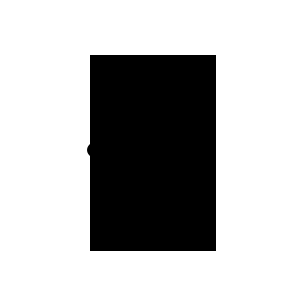
Frame 1 (no input)
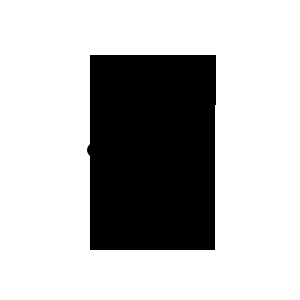
Frame 60 (the mouse pressed at the canvas centre just before this capture)
Frame 120 (the mouse held since frame 60 and released just before this capture): identical to frame 60, image omitted

The Processing sketch that drew these frames (run headless with seeded random() and noise(); from frame 60 on, the mouse is pressed at the canvas centre):

// Processing sketch: processing_140799
// ── processing_140799.pde

//declare global variables

float eyeSize;
float pupilSize;
float mouthSize;
int noseWidth = -5;
int noseLength = 7;
int rightearSize = 20;
int leftearSize = 20;
int leftbrowUp = 20;
int rightbrowUp = 20;
float faceColor [] = {0,255,0,255,0,255};
float faceColorR =0;
float faceColorG =0;
float faceColorB =0;
float earColor [] = {0,255,0,255,0,255};
float earColorR =0;
float earColorG =0;
float earColorB =0;
float hairColor [] = {0,255,0,255,0,255};
float hairColorR =0;
float hairColorG =0;
float hairColorB =0;
float browColor [] = {0,255,0,255,0,255};
float browColorR =0;
float browColorG =0;
float browColorB =0;
float noseColor [] = {0,255,0,255,0,255};
float noseColorR =0;
float noseColorG =0;
float noseColorB =0;
float pupilColor [] = {0,255,0,255,0,255};
float pupilColorR =0;
float pupilColorG =0;
float pupilColorB =0;
float eyeColor [] = {0,255,0,255,0,255};
float eyeColorR =0;
float eyeColorG =0;
float eyeColorB =0;


boolean clicked = false;

//runs once
void setup(){
  size(300,300);
  background(255,255,255);
}
void keyPressed() {
  clicked =! clicked;

if (clicked == false){
  eyeColorR = random (eyeColor[0], eyeColor[1]);
  eyeColorG = random (eyeColor[2], eyeColor[3]);
  eyeColorB = random (eyeColor[4], eyeColor[5]);
  pupilColorR = random (pupilColor[0], pupilColor[1]);
  pupilColorG = random (pupilColor[2], pupilColor[3]);
  pupilColorB = random (pupilColor[4], pupilColor[5]);
  noseColorR = random (noseColor[0], noseColor[1]);
  noseColorG = random (noseColor[2], noseColor[3]);
  noseColorB = random (noseColor[4], noseColor[5]);
  browColorR = random (browColor[0], browColor[1]);
  browColorG = random (browColor[2], browColor[3]);
  browColorB = random (browColor[4], browColor[5]);
  hairColorR = random (hairColor[0], hairColor[1]);
  hairColorG = random (hairColor[2], hairColor[3]);
  hairColorB = random (hairColor[4], hairColor[5]);
  faceColorR = random (faceColor[0], faceColor[1]);
  faceColorG = random (faceColor[2], faceColor[3]);
  faceColorB = random (faceColor[4], faceColor[5]);
  earColorR = random (faceColor[0], faceColor[1]);
  earColorG = random (faceColor[2], faceColor[3]);
  earColorB = random (faceColor[4], faceColor[5]);
  eyeSize = random (5,40);
  pupilSize = random (5,15);
  mouthSize = random (15,50);
  noseWidth = -10;
  noseLength = 7;
  rightearSize = 40;
  leftearSize = 40;
  leftbrowUp = 50;
  rightbrowUp = 50;}
if (clicked == true){
  eyeSize = 30;
  pupilSize = 15;
  mouthSize = 40;
  noseWidth = -5;
  noseLength = 9;
  rightearSize = 20;
  leftearSize = 20;
  leftbrowUp = 20;
  rightbrowUp = 20;}
}
    
 //runs forever

void draw(){
  background(255,255,255);
  translate(150,150);
//hair2
pushMatrix();
translate(-60,-50);
fill(hairColorR,hairColorG,hairColorB);
rect(0,0,125,150);
popMatrix();
//face
noStroke();
fill(faceColorR,faceColorG,faceColorB);
ellipse(0,0,100,150);
//right ear
pushMatrix();
translate(48,0);
fill(earColorR,earColorG,earColorB);
ellipse(0, 0, 30, rightearSize);
popMatrix();
//left ear
pushMatrix();
translate(-48,0);
fill(earColorR,earColorG,earColorB);
ellipse(0, 0, 30, leftearSize);
popMatrix();
//left eye
fill(eyeColorR,eyeColorG,eyeColorB);
ellipse(25,-25,eyeSize,eyeSize);
//left pupil
fill(pupilColorR,pupilColorG,pupilColorB);
ellipse(25,-25,pupilSize,pupilSize);
//nose
pushMatrix();
fill(noseColorR,noseColorG,noseColorB);
translate(0,0);
triangle(0,-5,-5,7,7,7);
popMatrix();
//big nose
pushMatrix();
fill(noseColorR,noseColorG,noseColorB);
translate(0,0);
triangle(0,noseWidth,noseWidth,noseLength,noseLength,noseLength);
popMatrix();
//right eye
fill(eyeColorR,eyeColorG,eyeColorB);
ellipse(-25,-25,eyeSize,eyeSize);
//right pupil
fill(pupilColorR,pupilColorG,pupilColorB);
ellipse(-25,-25,pupilSize,pupilSize);
//big mouth
pushMatrix();
rotate(PI/-6.0);
translate(-15,20);
fill(255,255,255);
arc(10,10,mouthSize,mouthSize,0,PI+QUARTER_PI,OPEN); 
popMatrix();
//hair
translate(-60,-95);
fill(hairColorR,hairColorG,hairColorB);
rect(0,0,126,50);
//right brow
pushMatrix();
translate(0, 5);
fill(browColorR,browColorG,browColorB);
rect(20, rightbrowUp, 30, 10);
popMatrix();
//left brow
pushMatrix();
translate(0, 5);
fill(browColorR,browColorG,browColorB);
rect(70, leftbrowUp, 30, 10);
popMatrix();

}
